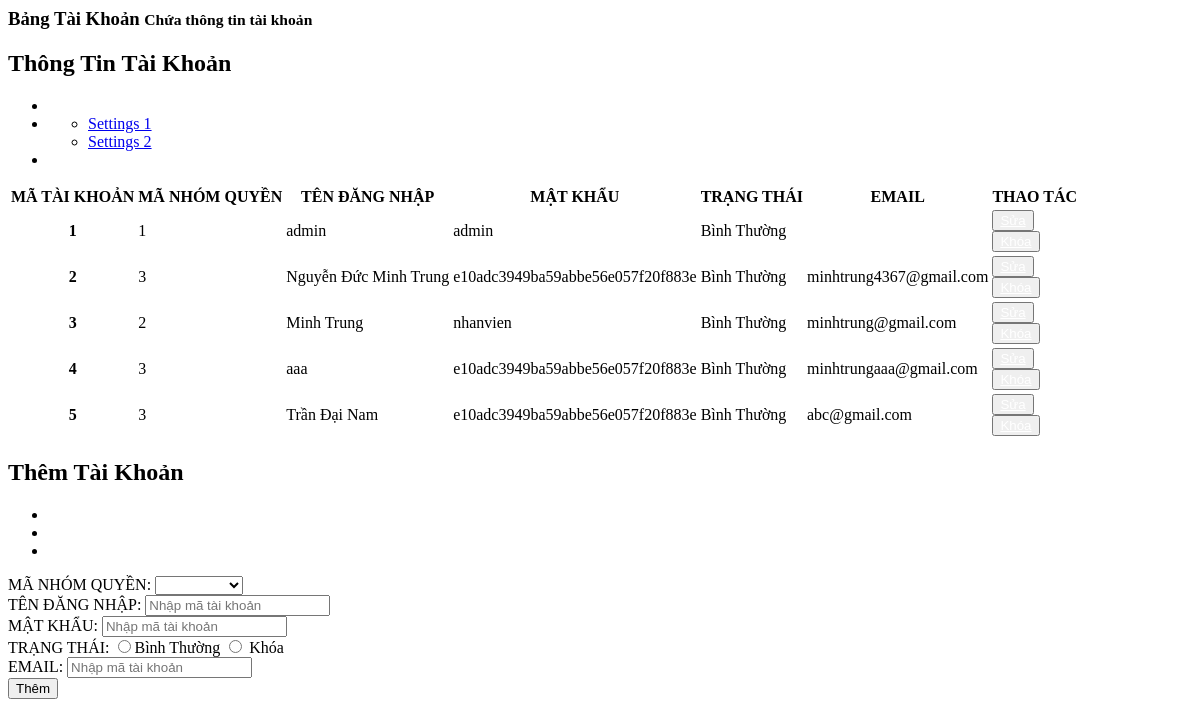
Page /admin/dashboard/manage_account.php on the committed database.
### tables this page shows
CREATE TABLE `taikhoan` (
  `MA_TK` int(10) UNSIGNED NOT NULL,
  `MA_GROUP_QUYEN` int(10) UNSIGNED DEFAULT NULL,
  `TEN_DANG_NHAP` varchar(50) NOT NULL,
  `MAT_KHAU` varchar(500) NOT NULL,
  `STATUS` int(1) NOT NULL DEFAULT 1,
  `EMAIL` varchar(50) NOT NULL
);

### admin/dashboard/manage_account.php (the view, shortened to what this page needs)
<?php
$action_permission = "./action/add_account.php";
$displayadd = 'block';
$displayblock = 'block';
$MA_GQ = "";
$TEN_DN = "";
$MK = "";
$EMAIL = "";
$TEN_GQ = "";
?>
<div class="right_col" role="main">
  <div class="">
    <div class="page-title">
      <div class="title_left">
        <h3>Bảng Tài Khoản <small>Chứa thông tin tài khoản</small></h3>
      </div>
    </div>
    <div class="row">
      <div class="col-md-8 col-sm-6 col-xs-12">
        <div class="x_panel">
          <div class="x_title">
            <h2>Thông Tin Tài Khoản </h2>
            <ul class="nav navbar-right panel_toolbox">
              <li><a class="collapse-link"><i class="fa fa-chevron-up"></i></a>
              </li>
              <li class="dropdown">
                <ul class="dropdown-menu" role="menu">
                  <li><a href="#">Settings 1</a>
                  </li>
                  <li><a href="#">Settings 2</a>
                  </li>
                </ul>
              </li>
              <li><a class="close-link"><i class="fa fa-close"></i></a>
              </li>
            </ul>
          </div>
          <div class="x_content" style="overflow: auto;">
            <table class="table table-striped">
              <thead>
                <tr>
                  <th>MÃ TÀI KHOẢN</th>
                  <th>MÃ NHÓM QUYỀN</th>
                  <th>TÊN ĐĂNG NHẬP</th>
                  <th>MẬT KHẨU</th>
                  <th>TRẠNG THÁI</th>
                  <th>EMAIL</th>
                  <th>THAO TÁC</th>
                </tr>
              </thead>
              <tbody>
                <?php
                $getAccount = "SELECT * FROM taikhoan";
                $Accounts = mysqli_query($connect, $getAccount);
                while ($Account = mysqli_fetch_array($Accounts)) {
                  if($Account['STATUS']=='1'){
                    $trangthai="Bình Thường";
                    $displayblock = 'block';
                  } else {
                    $trangthai = "Đã Khóa";
                    $displayunblock = 'block';
                    $displayblock = 'none';
                  }
                ?>
                  <tr>
                    <th scope="row"><?php echo $Account['MA_TK']  ?></th>
                    <td><?php echo $Account['MA_GROUP_QUYEN'] ?></td>
                    <td><?php echo $Account['TEN_DANG_NHAP'] ?></td>
                    <td><?php echo $Account['MAT_KHAU'] ?></td>
                    <td><?php echo $trangthai ?></td>
                    <td><?php echo $Account['EMAIL'] ?></td>
                    <td>
                      <button id="open-update-PN" type="button" class="btn btn-warning" onclick=''><a style="color: white;" href="index.php?manage=accounts&updatetk=<?php echo $Account['MA_TK'] ?>">Sửa</a></button>
                      <button type="submit" style="display:<?php echo $displayblock ?>" class="btn btn-success">
                        <a style="color: white;" href="index.php?manage=accounts&blockstt=<?php echo $Account['STATUS']?>&matk=<?php echo $Account['MA_TK'] ?>">Khóa</a>
                      </button>
                    </td>
                  </tr>
                <?php
                }
                ?>
              </tbody>
            </table>
          </div>
        </div>
      </div>
      <div class="col-md-4 col-sm-6 col-xs-12">
        <div class="x_panel">
          <div class="x_title">
            <h2>Thêm Tài Khoản</h2>
            <ul class="nav navbar-right panel_toolbox">
              <li><a class="collapse-link"><i class="fa fa-chevron-up"></i></a>
              </li>
              <li class="dropdown">
              </li>
              <li><a class="close-link"><i class="fa fa-close"></i></a>
              </li>
            </ul>
          </div>
          <div class="x_content">
            <form action="<?php echo $action_permission ?>" method="get" id='form-account' >
              <div class="form-group">
                <div class="form-group">
                  <label for="manhomquyen">MÃ NHÓM QUYỀN:</label>
                  <select class="form-control" id="manhomquyen" name="manhomquyen">
                    <option value="<?php echo  $MA_GQ ?>" selected><?php echo  $TEN_GQ ?></option>
                    <?php $getMA_GROUP_QUYEN = mysqli_query($connect, "SELECT MA_GROUP_QUYEN,TEN_GROUP_QUYEN from groupquyen");
                    while ($row_GQ = mysqli_fetch_array($getMA_GROUP_QUYEN)) {       ?>
                      <?php if ($row_GQ['MA_GROUP_QUYEN'] !== $MA_GQ) : ?>
                        <option value="<?php echo $row_GQ['MA_GROUP_QUYEN'] ?>"><?php echo $row_GQ['TEN_GROUP_QUYEN'] ?></option>
                      <?php endif; ?>
                    <?php  } ?>
                  </select>
                </div>
                <div class="form-group">
                  <label for="tendn">TÊN ĐĂNG NHẬP:</label>
                  <input type="text" class="form-control" id="tendn" placeholder="Nhập mã tài khoản" name="tendn" value="<?php echo  $TEN_DN ?>" require>
                </div>
                <div class="form-group">
                  <label for="mk">MẬT KHẨU:</label>
                  <input type="text" class="form-control" id="mk" placeholder="Nhập mã tài khoản" name="mk" value="<?php echo  $MK ?>" require>
                </div>
                <div class="form-group row">
                  <label for="trangthai">TRẠNG THÁI:</label>
                  <?php
                    $checked="";
                    $unchecked="";
                  ?>
                  <input type="radio" <?php echo $checked;?> class="form-control" id="trangthai" name="trangthai" value="1" require>Bình Thường
                  <input type="radio" <?php echo $unchecked;?> class="form-control" id="trangthai" name="trangthai" value="0" require> Khóa
                </div>
                <div class="form-group">
                  <label for="email">EMAIL:</label>
                  <input type="text" class="form-control" id="email" placeholder="Nhập mã tài khoản" name="email" value="<?php echo  $EMAIL ?>" require>
                </div>
                <div id="button-add-PN" style="display:<?php echo $displayadd ?>">
                  <button type="submit" class="btn btn-success">Thêm</button>
                </div>
            </form>
          </div>
        </div>
      </div>
    </div>
  </div>
</div>

### rows in the picture
taikhoan: MA_TK "1", MA_GROUP_QUYEN "1", TEN_DANG_NHAP "admin", MAT_KHAU "admin", STATUS "Bình Thường"
taikhoan: MA_TK "2", MA_GROUP_QUYEN "3", TEN_DANG_NHAP "Nguyễn Đức Minh Trung", MAT_KHAU "e10adc3949ba59abbe56e057f20f883e", STATUS "Bình Thường", EMAIL "minhtrung4367@gmail.com"
taikhoan: MA_TK "3", MA_GROUP_QUYEN "2", TEN_DANG_NHAP "Minh Trung", MAT_KHAU "nhanvien", STATUS "Bình Thường", EMAIL "minhtrung@gmail.com"
taikhoan: MA_TK "4", MA_GROUP_QUYEN "3", TEN_DANG_NHAP "aaa", MAT_KHAU "e10adc3949ba59abbe56e057f20f883e", STATUS "Bình Thường", EMAIL "minhtrungaaa@gmail.com"
taikhoan: MA_TK "5", MA_GROUP_QUYEN "3", TEN_DANG_NHAP "Trần Đại Nam", MAT_KHAU "e10adc3949ba59abbe56e057f20f883e", STATUS "Bình Thường", EMAIL "abc@gmail.com"
